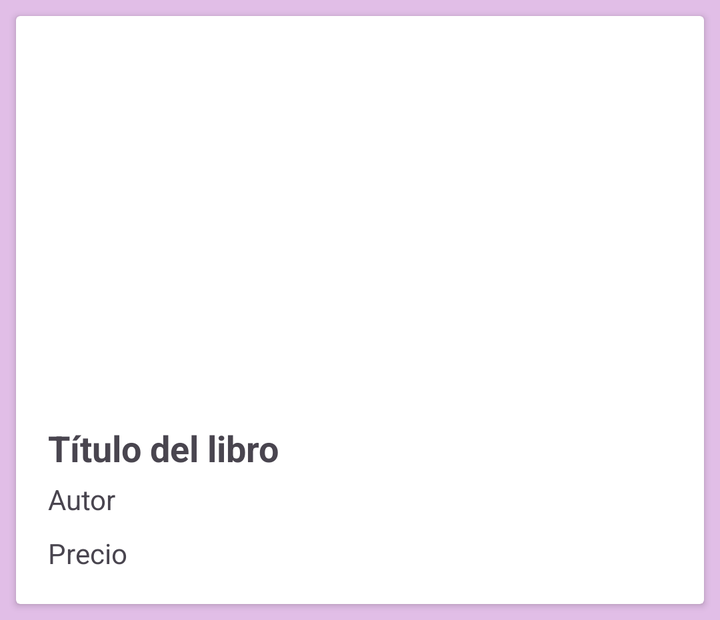
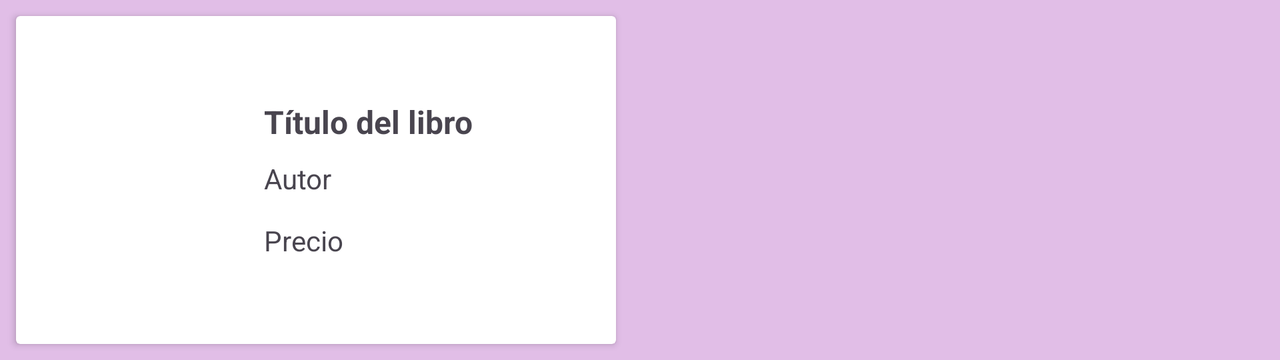

First picture: res/layout/ on a phone held upright. Second picture: the repository's own variant of that layout, on a device whose configuration matches the variant's folder. Source for both follows.
<!-- AndroidManifest.xml: application theme Theme.ProyectoDAS_1 -->
<!-- res/layout/libro_lista.xml -->
<?xml version="1.0" encoding="utf-8"?>
<androidx.cardview.widget.CardView xmlns:android="http://schemas.android.com/apk/res/android"
    android:layout_width="match_parent"
    android:layout_height="wrap_content"
    android:layout_margin="8dp"
    android:elevation="4dp">

    <LinearLayout
        android:orientation="vertical"
        android:layout_width="match_parent"
        android:layout_height="wrap_content"
        android:padding="16dp">

        
        <ImageView
            android:id="@+id/portada"
            android:layout_width="120dp"
            android:layout_height="180dp"
            android:layout_gravity="center_horizontal"/>

        
        <TextView
            android:id="@+id/titulo"
            android:layout_width="wrap_content"
            android:layout_height="wrap_content"
            android:textSize="18sp"
            android:textStyle="bold"
            android:layout_marginTop="8dp"
            android:text="Título del libro"/>

        <TextView
            android:id="@+id/autor"
            android:layout_width="wrap_content"
            android:layout_height="wrap_content"
            android:textSize="14sp"
            android:layout_marginTop="4dp"
            android:text="Autor"/>

        <TextView
            android:id="@+id/precio"
            android:layout_width="wrap_content"
            android:layout_height="wrap_content"
            android:textSize="14sp"
            android:layout_marginTop="8dp"
            android:text="Precio"/>

    </LinearLayout>
</androidx.cardview.widget.CardView>
<!-- resources referenced by this layout -->
<resources>
  <style name="Theme.ProyectoDAS_1" parent="Base.Theme.ProyectoDAS_1" />
  <style name="Base.Theme.ProyectoDAS_1" parent="Theme.Material3.DayNight.NoActionBar">
          
          <item name="colorPrimary">@color/colorPrimary</item>
          <item name="colorPrimaryVariant">@color/colorPrimaryVariant</item>
          <item name="colorSecondary">@color/colorSecondary</item>
          <item name="colorTertiary">@color/colorTertiary</item>
  
          
          <item name="android:windowBackground">@color/colorBackground</item>
          <item name="android:textColorPrimary">@color/colorOnBackground</item>
  
          
          <item name="android:buttonStyle">@style/BotonPastel</item>
      </style>
  <color name="colorPrimary">#9C27B0</color>
  <color name="colorPrimaryVariant">#7B1FA2</color>
  <color name="colorSecondary">#F48FB1</color>
  <color name="colorTertiary">#7986CB</color>
  <color name="colorBackground">#E1BEE7</color>
  <color name="colorOnBackground">#4A148C</color>
  <style name="BotonPastel" parent="Widget.Material3.Button">
          <item name="android:background">@drawable/button_background</item>
          <item name="android:textColor">@color/colorButtonText</item>
          <item name="android:padding">12dp</item>
      </style>
  <!-- drawable button_background (drawable) -->
  <?xml version="1.0" encoding="utf-8"?>
  <shape xmlns:android="http://schemas.android.com/apk/res/android" android:shape="rectangle">
      <corners android:radius="25dp"/>
      <solid android:color="@color/colorButton"/>
  </shape>
  <color name="colorButtonText">#FFFFFF</color>
  <color name="colorButton">#BA68C8</color>
</resources>
<!-- res/layout-land/libro_lista.xml (the repository's variant of the layout above) -->
<!-- drawn on the phone turned sideways -->
<?xml version="1.0" encoding="utf-8"?>
<androidx.cardview.widget.CardView xmlns:android="http://schemas.android.com/apk/res/android"
    android:layout_width="300dp"
    android:layout_height="wrap_content"
    android:layout_margin="8dp"
    android:elevation="4dp">

    <LinearLayout
        android:orientation="horizontal"
        android:layout_width="match_parent"
        android:layout_height="wrap_content"
        android:padding="12dp">

        
        <ImageView
            android:id="@+id/portada"
            android:layout_width="100dp"
            android:layout_height="140dp"
            android:layout_marginEnd="12dp"/>

        
        <LinearLayout
            android:layout_width="match_parent"
            android:layout_height="match_parent"
            android:orientation="vertical"
            android:gravity="center_vertical">

            <TextView
                android:id="@+id/titulo"
                android:layout_width="wrap_content"
                android:layout_height="wrap_content"
                android:textSize="16sp"
                android:textStyle="bold"
                android:text="Título del libro"/>

            <TextView
                android:id="@+id/autor"
                android:layout_width="wrap_content"
                android:layout_height="wrap_content"
                android:textSize="14sp"
                android:layout_marginTop="8dp"
                android:text="Autor"/>

            <TextView
                android:id="@+id/precio"
                android:layout_width="wrap_content"
                android:layout_height="wrap_content"
                android:textSize="14sp"
                android:layout_marginTop="12dp"
                android:text="Precio"/>
                
        </LinearLayout>
    </LinearLayout>
</androidx.cardview.widget.CardView>
